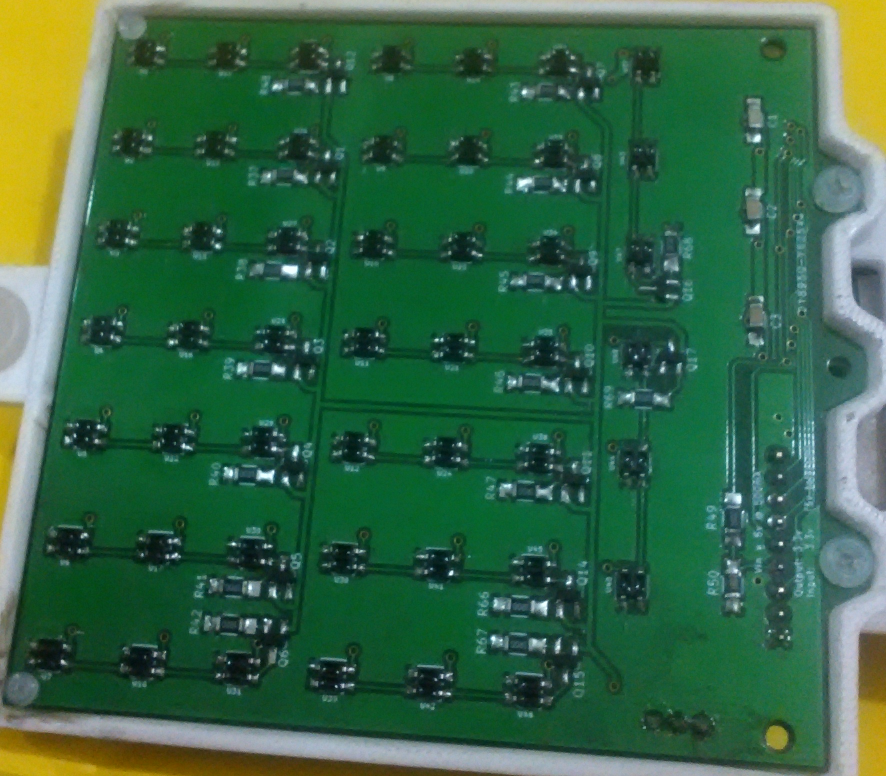
#> input picture Images/matriz1.png, 1772 x 1552 px (shown at 1/2 size)
$ python clasification.py
#> lines starting #> are read from the running program, lines starting #| are printed output that depends on the picture; after the words box and inside, x2 and y2 are one past the last pixel; in counts of white or black regions, pixels touching at a corner belong together
##########################################
#
#   Program to clasifier the images to
#   the ANN
#
##########################################

import cv2
import numpy as np
import os
import shutil
import sys

# Variables to group the classications
readings = {'0':'None', '1':'Line', '2':'Curve', '3':'Bifurcatión', '4':'Pre-bifurcation:left', '5':'Pre-bifurcation:right', '6':'Pre-bifurcation:wrong'}

img_name = ""

def set_directory():
    print("\nFolders:")
    os.chdir('samples/')
    for base, dirs, files in os.walk('.'):
        print(base[2:])
    while(1):
        try:
            path = input("\nFolder path (path/example/): ")
            os.chdir(path)
            break
        except:
            print("\n\tWrong Path\n")
#> this loop made 1 pass; the answer given on pass 1: ../Images

def show_image(img):
    while(True):
        cv2.namedWindow(img_name, cv2.WINDOW_NORMAL)
        cv2.resizeWindow(img_name, 300, 300)
        cv2.imshow(img_name,img)
        if cv2.waitKey(1) & 0xFF == ord('q'):
            break
        elif cv2.waitKey(1) & 0xFF == ord('e'):
            sys.exit(0)
    cv2.destroyAllWindows()

'''
0- Image Acondition
'''

def image_acondition(img):
    img = cv2.cvtColor(img,cv2.COLOR_BGR2GRAY)
    ret,img = cv2.threshold(img,160,255,cv2.THRESH_BINARY)
    return img

'''
1- Detect Bifurcations
    1.1- detect lines
    1.2- detect intersections between lines
'''

# Probabilistic Hough Transform to detect lines

def detect_lines(img):
    lines = cv2.HoughLinesP(img,1,np.pi/180,3,3,2)
    print(lines)
    for x1,y1,x2,y2 in lines[0]:
        cv2.line(img,(x1,y1),(x2,y2),(0,150,0),2)
    show_image(img)
    return img

# Finds the intersection of two lines, or returns false.
# The lines are defined by (o1, p1) and (o2, p2).

# proof this to all points in lines array (every combination)
'''
def intersection(int o1, int p1, int o2, int p2, int &r):
    int x = o2 - o1
    int d1 = p1 - o1
    int d2 = p2 - o2

    float cross = d1.x*d2.y - d1.y*d2.x;
    if (abs(cross) < /*EPS*/1e-8)
        return false;

    double t1 = (x.x * d2.y - x.y * d2.x)/cross;
    r = o1 + d1 * t1;
    return true;
'''

'''
2- Detect Pre-bifurcations
'''

#Left

#Right

'''
3- Detect Curves
'''

# no se si sea mejor encontrar lineas debido a la probabilidad y luego lo demás

def main():
    set_directory()
    imagelist = os.listdir('.')
    for image in imagelist:
        global img_name
        img_name = image
        img = cv2.imread(image)
#> img is the input picture: shape (1552, 1772, 3); mean B, G, R 68.4, 101, 52.3
        img_acond = image_acondition(img)
#> in image_acondition, `img = cv2.cvtColor(img,cv2.COLOR_BGR2GRAY)`:
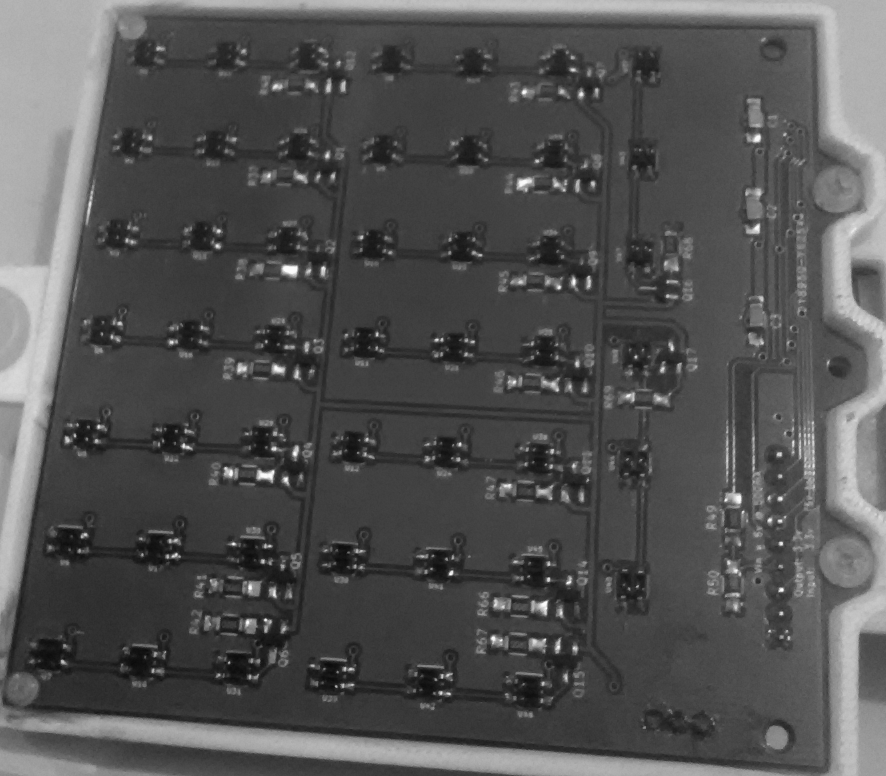
#> img: shape (1552, 1772) (shown at 1/2 size); min 7, max 253, mean 82.7
#> in image_acondition, `ret,img = cv2.threshold(img,160,255,cv2.THRESH_BINARY)`:
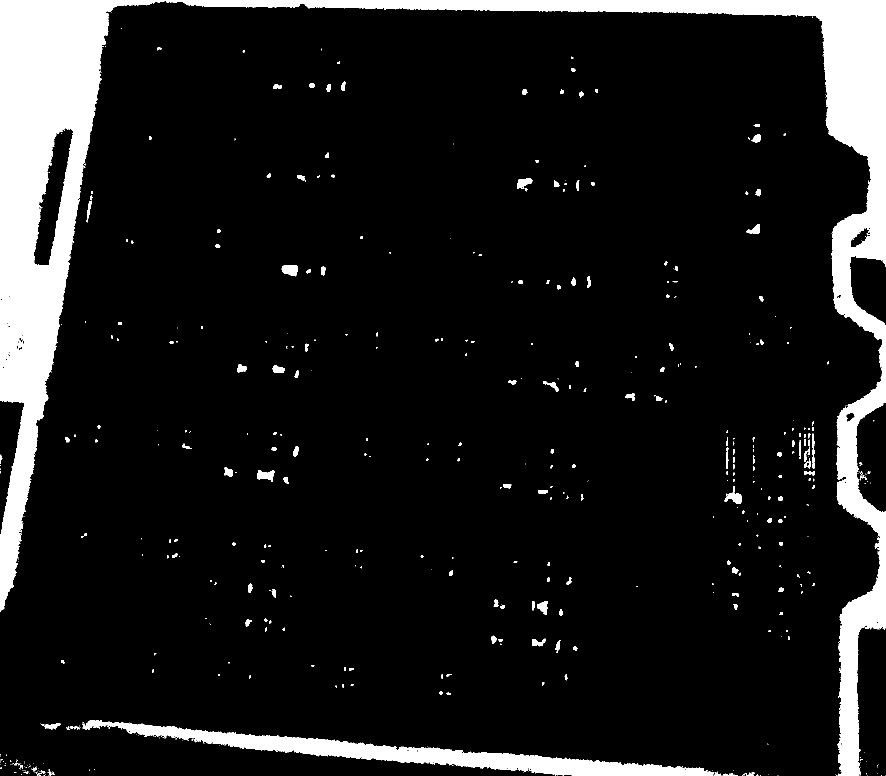
#> img: shape (1552, 1772) (shown at 1/2 size); 10.8% white; 545 white regions (347 under 20 px), largest, box (x1, y1, x2, y2) and area: (0, 0, 1772, 1552) 247973, (164, 1440, 1428, 1552) 31932, (563, 530, 596, 553) 567
        try:
            show_image(img_acond)
#> (key q is pressed here)
            img_lines = detect_lines(img_acond)
#> (printed output is left out)
#> the loop in detect_lines, `for x1,y1,x2,y2 in lines[0]:` made 1 pass
#> (x1, y1, x2, y2) on pass 1: (0, 134, 189, 218)
#> after the loop in detect_lines, `for x1,y1,x2,y2 in lines[0]:`: img: shape (1552, 1772); 10.8% white; 546 white regions (347 under 20 px), largest, box (x1, y1, x2, y2) and area: (0, 0, 1772, 1552) 152704, (0, 136, 190, 1224) 94699, (164, 1440, 1428, 1552) 31932
#> (key e is pressed here)
#> (key q is pressed here)
        except:
            pass
#> pass 2 of the loop in main, `for image in imagelist:`:
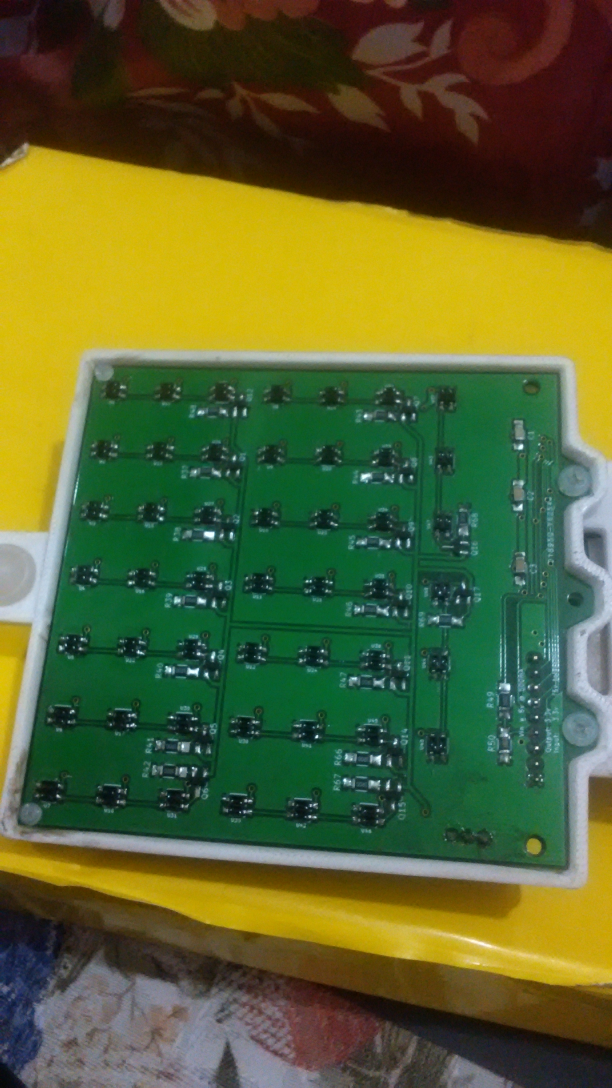
#> input picture Images/matriz2.jpg, 1836 x 3264 px (shown at 1/3 size)
#> in main, img is the input picture: shape (3264, 1836, 3); mean B, G, R 48.2, 98.8, 89.1
#> in image_acondition (call 2), `ret,img = cv2.threshold(img,160,255,cv2.THRESH_BINARY)`:
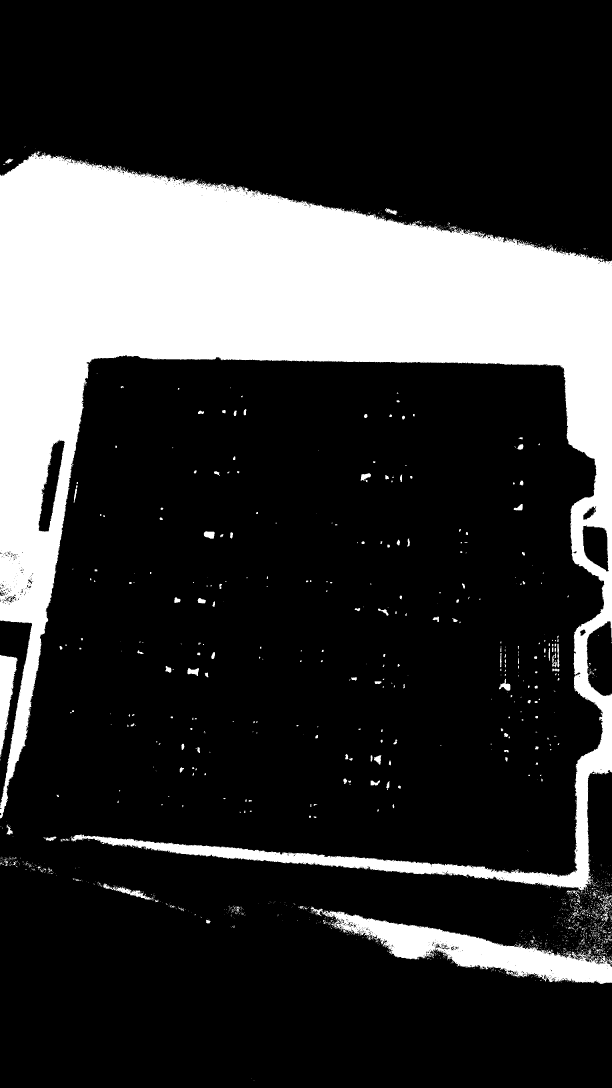
#> img: shape (3264, 1836) (shown at 1/3 size); 21.3% white; 2352 white regions (2087 under 20 px), largest, box (x1, y1, x2, y2) and area: (0, 454, 1836, 2672) 1178591, (968, 2731, 1836, 2952) 62567, (0, 1965, 53, 2265) 8473
#> (printed output is left out)
#> the loop in detect_lines (call 2), `for x1,y1,x2,y2 in lines[0]:` made 1 pass
#> (x1, y1, x2, y2) on pass 1: (0, 893, 1449, 715)
#> after the loop in detect_lines (call 2), `for x1,y1,x2,y2 in lines[0]:`:
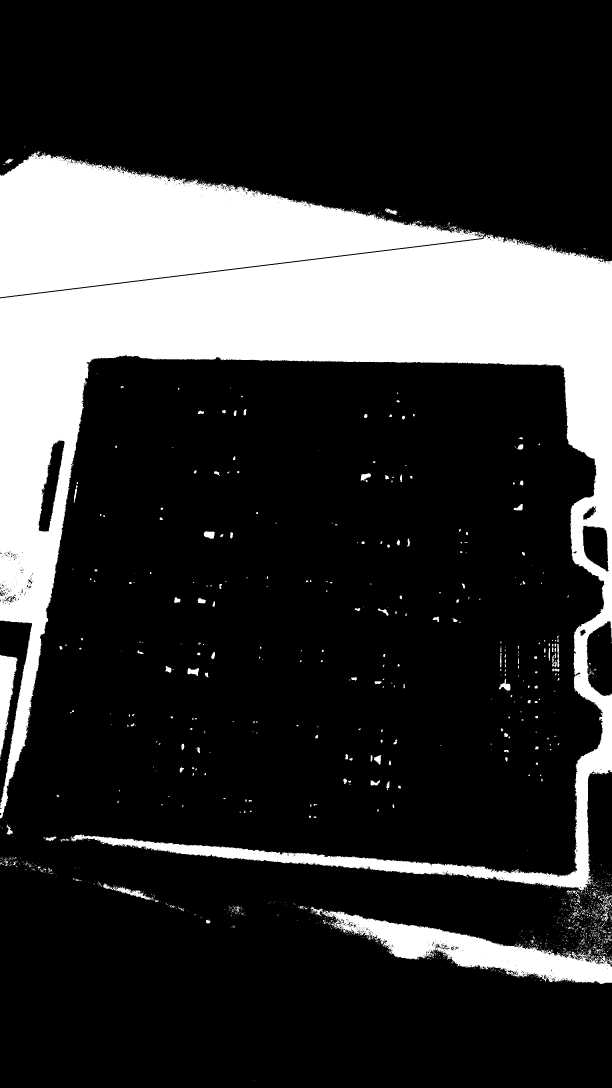
#> img: shape (3264, 1836) (shown at 1/3 size); 21.2% white; 2352 white regions (2087 under 20 px), largest, box (x1, y1, x2, y2) and area: (0, 454, 1836, 2672) 1174243, (968, 2731, 1836, 2952) 62567, (0, 1965, 53, 2265) 8473


if __name__ == "__main__":
    main()
